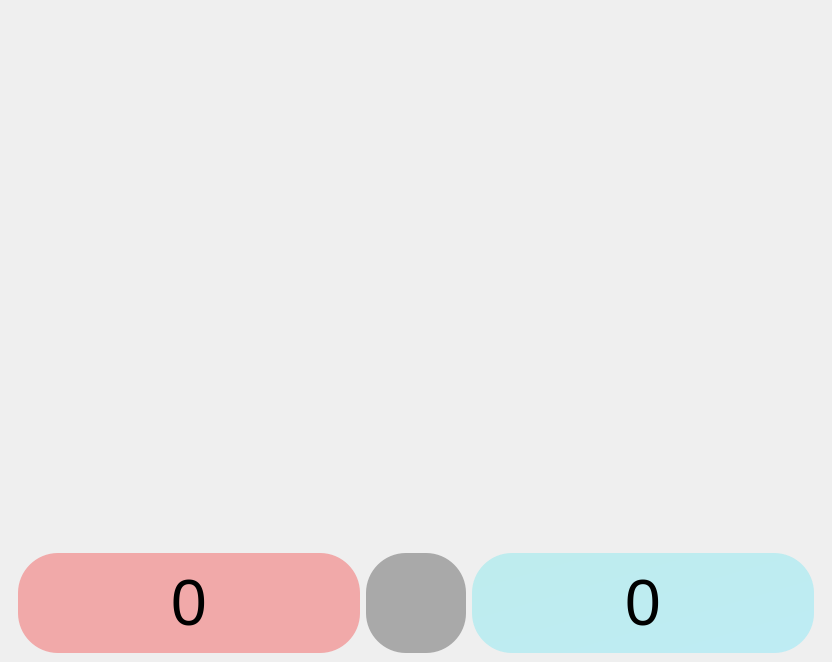
<?xml version="1.0" encoding="UTF-8"?>
<ui version="4.0">
 <class>CinemaWindow</class>
 <widget class="QMainWindow" name="CinemaWindow">
  <property name="geometry">
   <rect>
    <x>0</x>
    <y>0</y>
    <width>832</width>
    <height>662</height>
   </rect>
  </property>
  <property name="windowTitle">
   <string>MainWindow</string>
  </property>
  <widget class="QWidget" name="centralwidget">
   <layout class="QVBoxLayout" name="verticalLayout">
    <item>
     <widget class="QFrame" name="frame_Top">
      <property name="sizePolicy">
       <sizepolicy hsizetype="Preferred" vsizetype="Preferred">
        <horstretch>0</horstretch>
        <verstretch>0</verstretch>
       </sizepolicy>
      </property>
      <property name="styleSheet">
       <string notr="true">border: 0px solid red</string>
      </property>
      <property name="frameShape">
       <enum>QFrame::Panel</enum>
      </property>
      <property name="frameShadow">
       <enum>QFrame::Plain</enum>
      </property>
      <layout class="QVBoxLayout" name="verticalLayout_3" stretch="0,0">
       <property name="spacing">
        <number>0</number>
       </property>
       <property name="sizeConstraint">
        <enum>QLayout::SetDefaultConstraint</enum>
       </property>
       <property name="leftMargin">
        <number>0</number>
       </property>
       <property name="topMargin">
        <number>0</number>
       </property>
       <property name="rightMargin">
        <number>0</number>
       </property>
       <property name="bottomMargin">
        <number>0</number>
       </property>
       <item>
        <widget class="QLabel" name="label_cinemaQuestion">
         <property name="sizePolicy">
          <sizepolicy hsizetype="Preferred" vsizetype="Expanding">
           <horstretch>0</horstretch>
           <verstretch>0</verstretch>
          </sizepolicy>
         </property>
         <property name="font">
          <font>
           <pointsize>48</pointsize>
          </font>
         </property>
         <property name="styleSheet">
          <string notr="true">background-color: rgba(0,0,0,0%)</string>
         </property>
         <property name="frameShape">
          <enum>QFrame::Box</enum>
         </property>
         <property name="text">
          <string/>
         </property>
         <property name="scaledContents">
          <bool>true</bool>
         </property>
         <property name="wordWrap">
          <bool>true</bool>
         </property>
        </widget>
       </item>
       <item>
        <widget class="QLabel" name="label_cinemaAnswer">
         <property name="sizePolicy">
          <sizepolicy hsizetype="Preferred" vsizetype="Ignored">
           <horstretch>0</horstretch>
           <verstretch>0</verstretch>
          </sizepolicy>
         </property>
         <property name="font">
          <font>
           <pointsize>48</pointsize>
          </font>
         </property>
         <property name="styleSheet">
          <string notr="true">background-color: rgba(0,0,0,0%)</string>
         </property>
         <property name="frameShape">
          <enum>QFrame::Box</enum>
         </property>
         <property name="text">
          <string/>
         </property>
         <property name="scaledContents">
          <bool>true</bool>
         </property>
         <property name="wordWrap">
          <bool>true</bool>
         </property>
        </widget>
       </item>
      </layout>
     </widget>
    </item>
    <item>
     <widget class="QFrame" name="frame_bottom">
      <property name="sizePolicy">
       <sizepolicy hsizetype="Preferred" vsizetype="Fixed">
        <horstretch>0</horstretch>
        <verstretch>0</verstretch>
       </sizepolicy>
      </property>
      <property name="font">
       <font>
        <pointsize>26</pointsize>
       </font>
      </property>
      <property name="styleSheet">
       <string notr="true">border: 0px solid red</string>
      </property>
      <property name="frameShape">
       <enum>QFrame::Panel</enum>
      </property>
      <property name="frameShadow">
       <enum>QFrame::Plain</enum>
      </property>
      <layout class="QGridLayout" name="gridLayout">
       <property name="topMargin">
        <number>0</number>
       </property>
       <property name="bottomMargin">
        <number>0</number>
       </property>
       <item row="0" column="2">
        <widget class="QLabel" name="label_bluePoints">
         <property name="sizePolicy">
          <sizepolicy hsizetype="Expanding" vsizetype="Minimum">
           <horstretch>0</horstretch>
           <verstretch>0</verstretch>
          </sizepolicy>
         </property>
         <property name="font">
          <font>
           <pointsize>48</pointsize>
          </font>
         </property>
         <property name="mouseTracking">
          <bool>false</bool>
         </property>
         <property name="styleSheet">
          <string notr="true">border-radius: 40px;
background-color: qlineargradient(spread:pad, x1:0, y1:0, x2:1, y2:1, stop:0 rgba(73, 229, 232, 75), stop:1 rgba(73, 229, 255, 75));</string>
         </property>
         <property name="text">
          <string>0</string>
         </property>
         <property name="textFormat">
          <enum>Qt::PlainText</enum>
         </property>
         <property name="alignment">
          <set>Qt::AlignCenter</set>
         </property>
        </widget>
       </item>
       <item row="0" column="0">
        <widget class="QLabel" name="label_redPoints">
         <property name="sizePolicy">
          <sizepolicy hsizetype="Expanding" vsizetype="Minimum">
           <horstretch>0</horstretch>
           <verstretch>0</verstretch>
          </sizepolicy>
         </property>
         <property name="font">
          <font>
           <pointsize>48</pointsize>
          </font>
         </property>
         <property name="styleSheet">
          <string notr="true">border-radius: 40px;
background-color: qlineargradient(spread:pad, x1:0, y1:0, x2:1, y2:1, stop:0 rgba(245, 0, 0, 75), stop:1 rgba(245, 0, 0, 75));</string>
         </property>
         <property name="text">
          <string>0</string>
         </property>
         <property name="textFormat">
          <enum>Qt::PlainText</enum>
         </property>
         <property name="alignment">
          <set>Qt::AlignCenter</set>
         </property>
        </widget>
       </item>
       <item row="0" column="1">
        <widget class="QLabel" name="label_time">
         <property name="sizePolicy">
          <sizepolicy hsizetype="Minimum" vsizetype="Minimum">
           <horstretch>0</horstretch>
           <verstretch>0</verstretch>
          </sizepolicy>
         </property>
         <property name="minimumSize">
          <size>
           <width>100</width>
           <height>100</height>
          </size>
         </property>
         <property name="font">
          <font>
           <pointsize>48</pointsize>
          </font>
         </property>
         <property name="styleSheet">
          <string notr="true">border-radius: 40px;
background-color: qlineargradient(spread:pad, x1:0, y1:0, x2:1, y2:1, stop:0 rgba(0, 0, 0, 75), stop:1 rgba(0, 0, 0, 75));</string>
         </property>
         <property name="text">
          <string/>
         </property>
         <property name="alignment">
          <set>Qt::AlignCenter</set>
         </property>
        </widget>
       </item>
      </layout>
     </widget>
    </item>
   </layout>
  </widget>
 </widget>
 <resources/>
 <connections/>
</ui>
